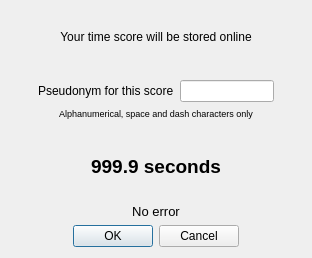
<?xml version="1.0" encoding="UTF-8"?>
<ui version="4.0">
 <class>EulerGraphsTimeChallengeSendScoreDialog</class>
 <widget class="QDialog" name="EulerGraphsTimeChallengeSendScoreDialog">
  <property name="geometry">
   <rect>
    <x>0</x>
    <y>0</y>
    <width>312</width>
    <height>258</height>
   </rect>
  </property>
  <property name="windowTitle">
   <string>Dialog</string>
  </property>
  <layout class="QVBoxLayout" name="verticalLayout_2">
   <item>
    <layout class="QHBoxLayout" name="horizontalLayout">
     <item>
      <spacer name="horizontalSpacer">
       <property name="orientation">
        <enum>Qt::Horizontal</enum>
       </property>
       <property name="sizeHint" stdset="0">
        <size>
         <width>40</width>
         <height>20</height>
        </size>
       </property>
      </spacer>
     </item>
     <item>
      <layout class="QVBoxLayout" name="verticalLayout">
       <item>
        <spacer name="verticalSpacer">
         <property name="orientation">
          <enum>Qt::Vertical</enum>
         </property>
         <property name="sizeHint" stdset="0">
          <size>
           <width>20</width>
           <height>40</height>
          </size>
         </property>
        </spacer>
       </item>
       <item>
        <widget class="QLabel" name="label">
         <property name="text">
          <string>Your time score will be stored online</string>
         </property>
         <property name="alignment">
          <set>Qt::AlignCenter</set>
         </property>
        </widget>
       </item>
       <item>
        <spacer name="verticalSpacer_3">
         <property name="orientation">
          <enum>Qt::Vertical</enum>
         </property>
         <property name="sizeType">
          <enum>QSizePolicy::Fixed</enum>
         </property>
         <property name="sizeHint" stdset="0">
          <size>
           <width>20</width>
           <height>30</height>
          </size>
         </property>
        </spacer>
       </item>
       <item>
        <layout class="QHBoxLayout" name="horizontalLayout_2">
         <item>
          <spacer name="horizontalSpacer_2">
           <property name="orientation">
            <enum>Qt::Horizontal</enum>
           </property>
           <property name="sizeHint" stdset="0">
            <size>
             <width>40</width>
             <height>20</height>
            </size>
           </property>
          </spacer>
         </item>
         <item>
          <widget class="QLabel" name="label_2">
           <property name="text">
            <string>Pseudonym for this score</string>
           </property>
          </widget>
         </item>
         <item>
          <widget class="QLineEdit" name="pseudoLineEdit"/>
         </item>
         <item>
          <spacer name="horizontalSpacer_4">
           <property name="orientation">
            <enum>Qt::Horizontal</enum>
           </property>
           <property name="sizeHint" stdset="0">
            <size>
             <width>40</width>
             <height>20</height>
            </size>
           </property>
          </spacer>
         </item>
        </layout>
       </item>
       <item>
        <widget class="QLabel" name="label_3">
         <property name="font">
          <font>
           <pointsize>7</pointsize>
          </font>
         </property>
         <property name="text">
          <string>Alphanumerical, space and dash characters only</string>
         </property>
         <property name="alignment">
          <set>Qt::AlignCenter</set>
         </property>
        </widget>
       </item>
       <item>
        <spacer name="verticalSpacer_4">
         <property name="orientation">
          <enum>Qt::Vertical</enum>
         </property>
         <property name="sizeType">
          <enum>QSizePolicy::Fixed</enum>
         </property>
         <property name="sizeHint" stdset="0">
          <size>
           <width>20</width>
           <height>30</height>
          </size>
         </property>
        </spacer>
       </item>
       <item>
        <widget class="QLabel" name="timeScoreLabel">
         <property name="font">
          <font>
           <pointsize>14</pointsize>
           <bold>true</bold>
          </font>
         </property>
         <property name="text">
          <string notr="true">999.9 seconds</string>
         </property>
         <property name="alignment">
          <set>Qt::AlignCenter</set>
         </property>
        </widget>
       </item>
       <item>
        <spacer name="verticalSpacer_2">
         <property name="orientation">
          <enum>Qt::Vertical</enum>
         </property>
         <property name="sizeHint" stdset="0">
          <size>
           <width>20</width>
           <height>40</height>
          </size>
         </property>
        </spacer>
       </item>
       <item>
        <widget class="QLabel" name="errorLabel">
         <property name="font">
          <font>
           <pointsize>10</pointsize>
          </font>
         </property>
         <property name="text">
          <string>No error</string>
         </property>
         <property name="scaledContents">
          <bool>true</bool>
         </property>
         <property name="alignment">
          <set>Qt::AlignCenter</set>
         </property>
        </widget>
       </item>
      </layout>
     </item>
     <item>
      <spacer name="horizontalSpacer_3">
       <property name="orientation">
        <enum>Qt::Horizontal</enum>
       </property>
       <property name="sizeHint" stdset="0">
        <size>
         <width>40</width>
         <height>20</height>
        </size>
       </property>
      </spacer>
     </item>
    </layout>
   </item>
   <item>
    <widget class="QDialogButtonBox" name="buttonBox">
     <property name="orientation">
      <enum>Qt::Horizontal</enum>
     </property>
     <property name="standardButtons">
      <set>QDialogButtonBox::Cancel|QDialogButtonBox::Ok</set>
     </property>
     <property name="centerButtons">
      <bool>true</bool>
     </property>
    </widget>
   </item>
  </layout>
 </widget>
 <resources/>
 <connections>
  <connection>
   <sender>buttonBox</sender>
   <signal>accepted()</signal>
   <receiver>EulerGraphsTimeChallengeSendScoreDialog</receiver>
   <slot>accept()</slot>
   <hints>
    <hint type="sourcelabel">
     <x>248</x>
     <y>254</y>
    </hint>
    <hint type="destinationlabel">
     <x>157</x>
     <y>274</y>
    </hint>
   </hints>
  </connection>
  <connection>
   <sender>buttonBox</sender>
   <signal>rejected()</signal>
   <receiver>EulerGraphsTimeChallengeSendScoreDialog</receiver>
   <slot>reject()</slot>
   <hints>
    <hint type="sourcelabel">
     <x>316</x>
     <y>260</y>
    </hint>
    <hint type="destinationlabel">
     <x>286</x>
     <y>274</y>
    </hint>
   </hints>
  </connection>
 </connections>
</ui>
